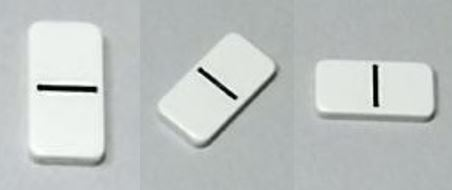
%> input picture SURF composite library/domino_00.jpg, 452 x 190 px
$ octave initalize_system.m   (GNU Octave 9; MATLAB toolbox functions it lacks are replaced by stand-ins)
%> lines starting %> are read from the running program, lines starting %| are printed output that depends on the picture
### detection/sift_composite_images.m
compositelibrary{1} = imread('SURF composite library/domino_00.jpg');
compositelibrary{2} = imread('SURF composite library/domino_01.jpg');
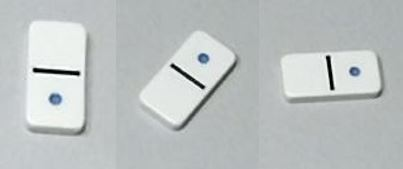
%> input picture SURF composite library/domino_01.jpg, 403 x 169 px
compositelibrary{3} = imread('SURF composite library/domino_03.jpg');
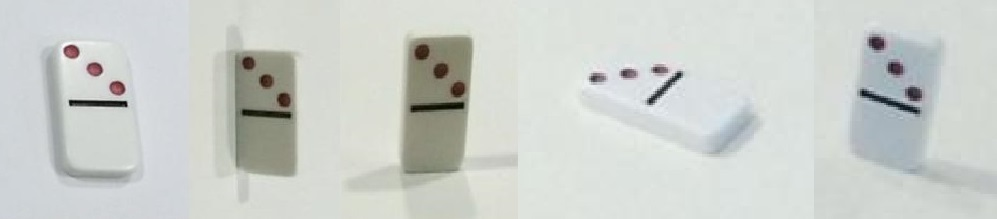
%> input picture SURF composite library/domino_03.jpg, 997 x 219 px
compositelibrary{4} = imread('SURF composite library/domino_04.jpg');
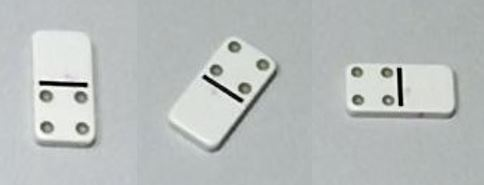
%> input picture SURF composite library/domino_04.jpg, 484 x 185 px
compositelibrary{5} = imread('SURF composite library/domino_05.jpg');
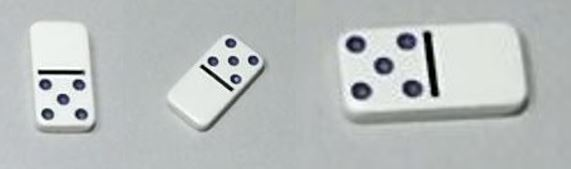
%> input picture SURF composite library/domino_05.jpg, 571 x 169 px
%> the run ends on the next line
compositelibrary{6} = imread('SURF composite library/domino_06.jpg');
compositelibrary{7} = imread('SURF composite library/domino_11.jpg');
compositelibrary{8} = imread('SURF composite library/domino_12.jpg');
compositelibrary{9} = imread('SURF composite library/domino_13.jpg');
compositelibrary{10} = imread('SURF composite library/domino_14.jpg');
compositelibrary{11} = imread('SURF composite library/domino_15.jpg');
compositelibrary{12} = imread('SURF composite library/domino_16.jpg');
compositelibrary{13} = imread('SURF composite library/domino_22.jpg');
compositelibrary{14} = imread('SURF composite library/domino_23.jpg');
compositelibrary{15} = imread('SURF composite library/domino_24.jpg');
compositelibrary{16} = imread('SURF composite library/domino_25.jpg');
compositelibrary{17} = imread('SURF composite library/domino_26.jpg');
compositelibrary{18} = imread('SURF composite library/domino_33.jpg');
compositelibrary{19} = imread('SURF composite library/domino_34.jpg');
compositelibrary{20} = imread('SURF composite library/domino_35.jpg');
compositelibrary{21} = imread('SURF composite library/domino_36.jpg');
compositelibrary{22} = imread('SURF composite library/domino_44.jpg');
compositelibrary{23} = imread('SURF composite library/domino_45.jpg');
compositelibrary{24} = imread('SURF composite library/domino_46.jpg');
compositelibrary{25} = imread('SURF composite library/domino_55.jpg');
compositelibrary{26} = imread('SURF composite library/domino_56.jpg');
compositelibrary{27} = imread('SURF composite library/domino_66.jpg');

for i = 1 : size(compositelibrary, 2);
    compositelibrary{i} = rgb2gray(compositelibrary{i});
    dominoPoints = detectSURFFeatures(compositelibrary{i});
    [dominoFeatures, dominoPoints] = extractFeatures(...
            compositelibrary{i}, dominoPoints);
    compositeSURFFeatures{i} = dominoFeatures;
    compositeSURFPoints{i} = dominoPoints;
end

compositeLibrarySURF = {compositelibrary, compositeSURFPoints, compositeSURFFeatures};

### initalize_system.m
clear all;
sift_composite_images;
